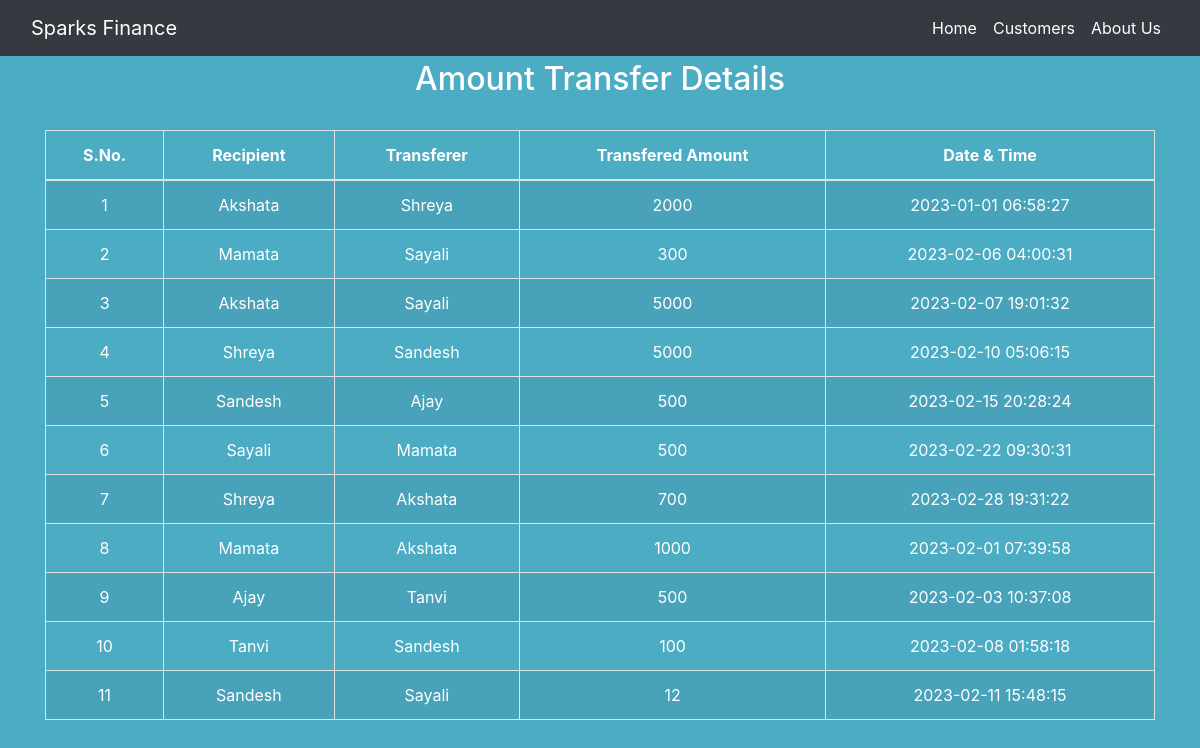
Screenshot of /transactions.php with the database file from the repository.
### tables this page shows
CREATE TABLE `transaction` (
  `sno` int(3) NOT NULL,
  `sender` text NOT NULL,
  `receiver` text NOT NULL,
  `balance` int(8) NOT NULL,
  `datetime` datetime NOT NULL DEFAULT CURRENT_TIMESTAMP
);

### transactions.php (the view, shortened to what this page needs)
<!DOCTYPE html>
<html lang="en">
<head>
    <link rel="stylesheet" href="https://stackpath.bootstrapcdn.com/bootstrap/4.5.2/css/bootstrap.min.css">
    <link rel="stylesheet" href="css/style.css">
</head>
<body class="b">
<nav class="navbar navbar-expand-lg navbar-dark bg-dark">
  <div class="container-fluid">
    <a class="navbar-brand" href="#">Sparks Finance</a>
    <div class="collapse navbar-collapse" id="navbarSupportedContent">
      <ul class="navbar-nav ml-auto">
        <li class="nav-item">
          <a class="nav-link active" aria-current="page" href="index.php">Home</a>
        </li>
        <li class="nav-item">
          <a class="nav-link active" aria-current="page" href="customers.php">Customers</a>
        </li>
        <li class="nav-item">
          <a class="nav-link active" aria-current="page" href="about.php">About Us</a>
        </li>
</div>
    </div>
</nav>
	<div class="container">
        <h2>Amount Transfer Details</h2>
       <br>
       <div class="table-responsive-sm">
    <table class="table table-hover table-striped table-condensed table-bordered">
        <thead >
            <tr>
                <th class="t">S.No.</th>
                <th class="t">Recipient</th>
                <th class="t">Transferer  </th>
                <th class="t">Transfered Amount</th>
                <th class="t">Date & Time</th>
            </tr>
        </thead>
        <tbody>
        <?php
            include 'main.php';
            $sql ="select * from transaction";
            $query =mysqli_query($conn, $sql);
            while($rows = mysqli_fetch_assoc($query))
            {
        ?>
            <tr class="t">
            <td ><?php echo $rows['sno']; ?></td>
            <td ><?php echo $rows['receiver']; ?></td>
            <td ><?php echo $rows['sender']; ?></td>
            <td ><?php echo $rows['balance']; ?> </td>
            <td ><?php echo $rows['datetime']; ?> </td>
        <?php
            }
        ?>
        </tbody>
    </table>
    </div>
</div>
</body>
</html>

### css/style.css (style rules this page uses)
* { margin:0 ;padding: 0;box-sizing: border-box; }
.b { background-color :rgba(8, 141, 174, 0.723); }
h2 { text-align: center; padding-top: 4px; color: white; }
thead { color : white; }
.t { text-align: center; }
td { padding: 2px; color: white; }

### rows the page displays
transaction: sno "1", receiver "Akshata", sender "Shreya", balance "2000", datetime "2023-01-01 06:58:27"
transaction: sno "2", receiver "Mamata", sender "Sayali", balance "300", datetime "2023-02-06 04:00:31"
transaction: sno "3", receiver "Akshata", sender "Sayali", balance "5000", datetime "2023-02-07 19:01:32"
transaction: sno "4", receiver "Shreya", sender "Sandesh", balance "5000", datetime "2023-02-10 05:06:15"
transaction: sno "5", receiver "Sandesh", sender "Ajay", balance "500", datetime "2023-02-15 20:28:24"
transaction: sno "6", receiver "Sayali", sender "Mamata", balance "500", datetime "2023-02-22 09:30:31"
transaction: sno "7", receiver "Shreya", sender "Akshata", balance "700", datetime "2023-02-28 19:31:22"
transaction: sno "8", receiver "Mamata", sender "Akshata", balance "1000", datetime "2023-02-01 07:39:58"
transaction: sno "9", receiver "Ajay", sender "Tanvi", balance "500", datetime "2023-02-03 10:37:08"
transaction: sno "10", receiver "Tanvi", sender "Sandesh", balance "100", datetime "2023-02-08 01:58:18"
transaction: sno "11", receiver "Sandesh", sender "Sayali", balance "12", datetime "2023-02-11 15:48:15"
